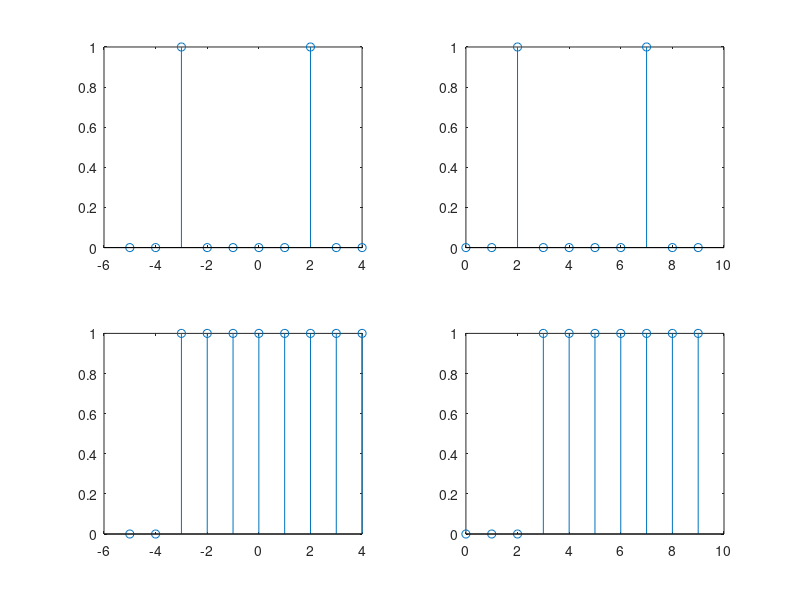

Write the MATLAB code that produced this figure.
Y1=zeros(1,10)
Y1(3)=1;
Y1(8)=1;


Y2=zeros(1,10)
Y2(3)=1;
Y2(8)=1;

Y3=zeros(1,10)
Y3(3:10)=1;


Y4=zeros(1,10)
Y4(4:10)=1;

x1=[0:9];
x2=[-5:4]
subplot(2,2,1);
stem(x2,Y1);
subplot(2,2,2);
stem(x1,Y2);
subplot(2,2,3);
stem(x2,Y3);
subplot(2,2,4);
stem(x1,Y4);
